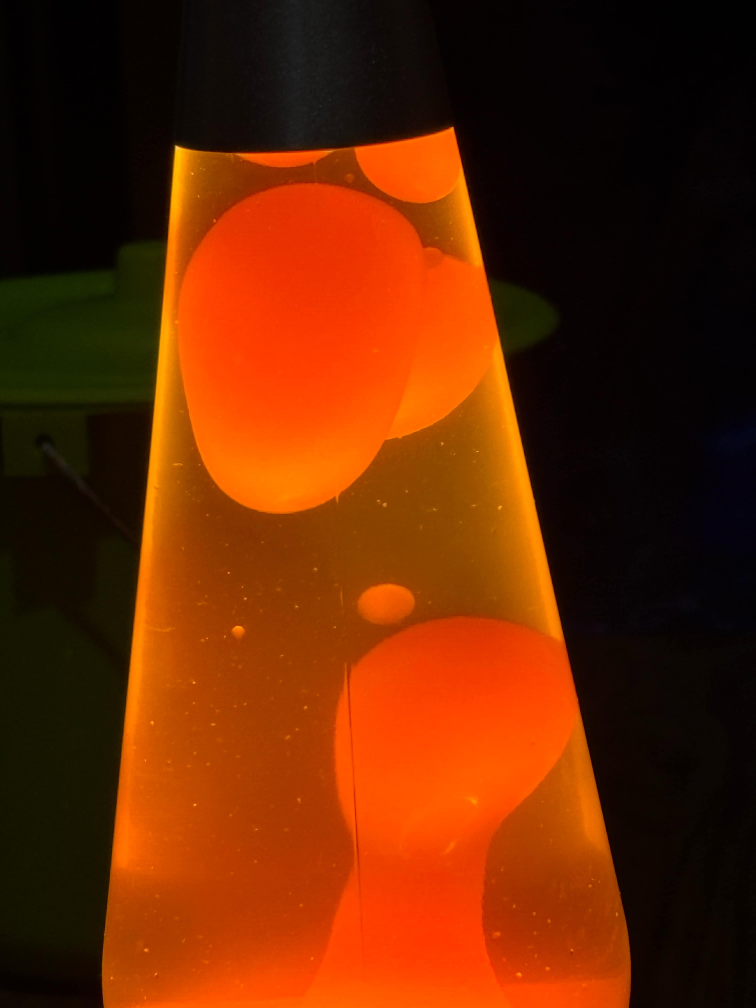
#> input picture lava_lamp.jpeg, 3024 x 4032 px (shown at 1/4 size)
$ jupyter execute blobDetection.ipynb   (older library calls are emulated)
#> lines starting #> are read from the running program, lines starting #| are printed output that depends on the picture; after the words box and inside, x2 and y2 are one past the last pixel; in counts of white or black regions, pixels touching at a corner belong together
[cell 1]
import numpy as np
import cv2
import hashlib
import pandas as pd

[cell 2]
# CONSTANTS
IMAGE = cv2.imread("lava_lamp.jpeg")
#> IMAGE is the input picture: shape (4032, 3024, 3); mean B, G, R 1.8, 39.4, 105.8
THRESHOLD = 0.25
RESIZED_IMG = cv2.cvtColor(cv2.resize(IMAGE, (600, 600)), cv2.COLOR_BGR2RGB)
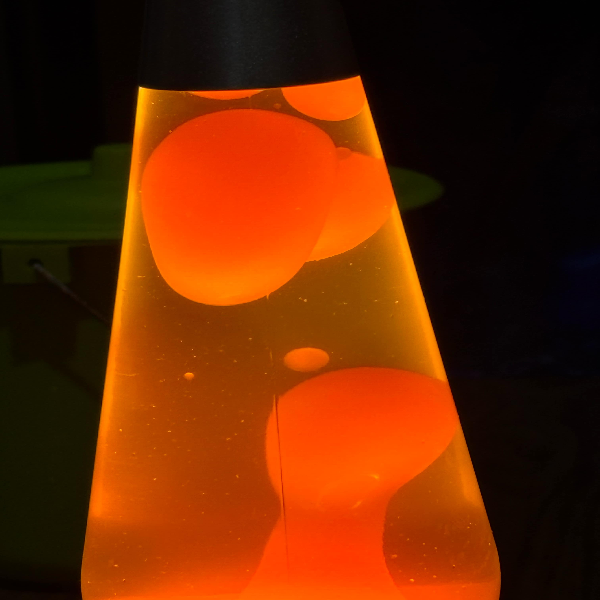
#> RESIZED_IMG: shape (600, 600, 3); mean R, G, B 105.7, 39.4, 1.8
EXP_RES_IMG = RESIZED_IMG.copy()

[cell 3]
def get_available_cameras():
    available_cameras = []
    # Check for 5 cameras
    for i in range(5):
        cap = cv2.VideoCapture(i)
        if cap.isOpened():
            available_cameras.append(i)
            cap.release()
    return available_cameras


cameras = get_available_cameras()
if cameras:
    print("Available Cameras:", cameras)
else:
    print("No cameras found.")

[cell 4]
def create_combined_window(frames_dict, target_width=800, target_height=None):
    first_frame = next(iter(frames_dict.values()))
    height, width = first_frame.shape[:2]

    # Dimensions maintaining aspect ratio
    target_height = int(target_width * height / width) if target_height is None else target_height

    # Blank canvas to hold all frames
    combined = np.zeros(
        (target_height, target_width * len(frames_dict), 3), dtype=np.uint8
    )

    # Add each frame to  canvas
    for idx, (name, frame) in enumerate(frames_dict.items()):
        # Resize frame
        resized_frame = cv2.resize(frame, (target_width, target_height))

        # Grayscale -> BGR (if ever)
        if len(resized_frame.shape) == 2:
            resized_frame = cv2.cvtColor(resized_frame, cv2.COLOR_GRAY2BGR)

        # Frame -> Canvas
        combined[:, idx * target_width : (idx + 1) * target_width] = resized_frame

        # Labeling on top left
        cv2.putText(
            combined,
            name,
            (idx * target_width + 10, 30),
            cv2.FONT_HERSHEY_SIMPLEX,
            1,
            (255, 255, 255),
            2,
        )

    return combined


def get_hash(x, y, w, h, cx, cy):
    data = f"{x}, {y}, {w}, {h}, {cx}, {cy}"
    d_bytes = data.encode("utf-8")
    d_hash = hashlib.sha512(d_bytes).hexdigest()
    return d_hash

[cell 5]
df = []
cap = cv2.VideoCapture(1)
while True:
    mean_data = {"x": [], "y": [], "w": [], "h": [], "cx": [], "cy": []}
    ret, frame = cap.read()
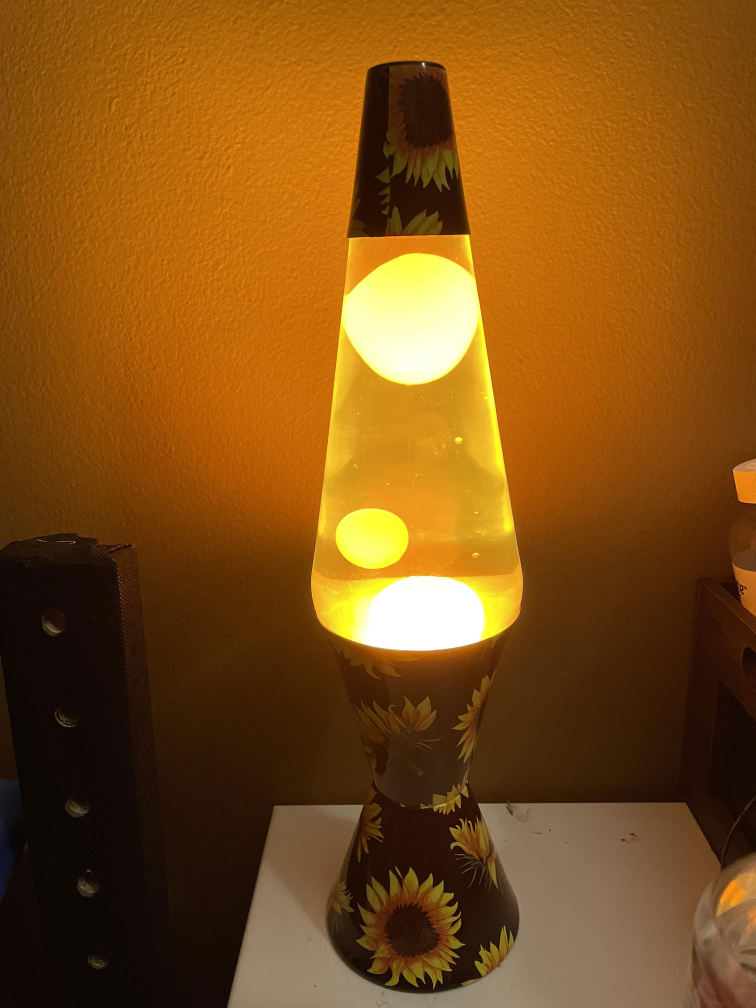
#> input picture lava_lamp.jpg, 3024 x 4032 px, given in place of the camera (shown at 1/4 size)
#> frame is the input picture: shape (4032, 3024, 3); mean B, G, R 22, 78.8, 127
    if not ret:
        print("Failed!")
        break

    gr = cv2.cvtColor(frame, cv2.COLOR_BGR2GRAY)
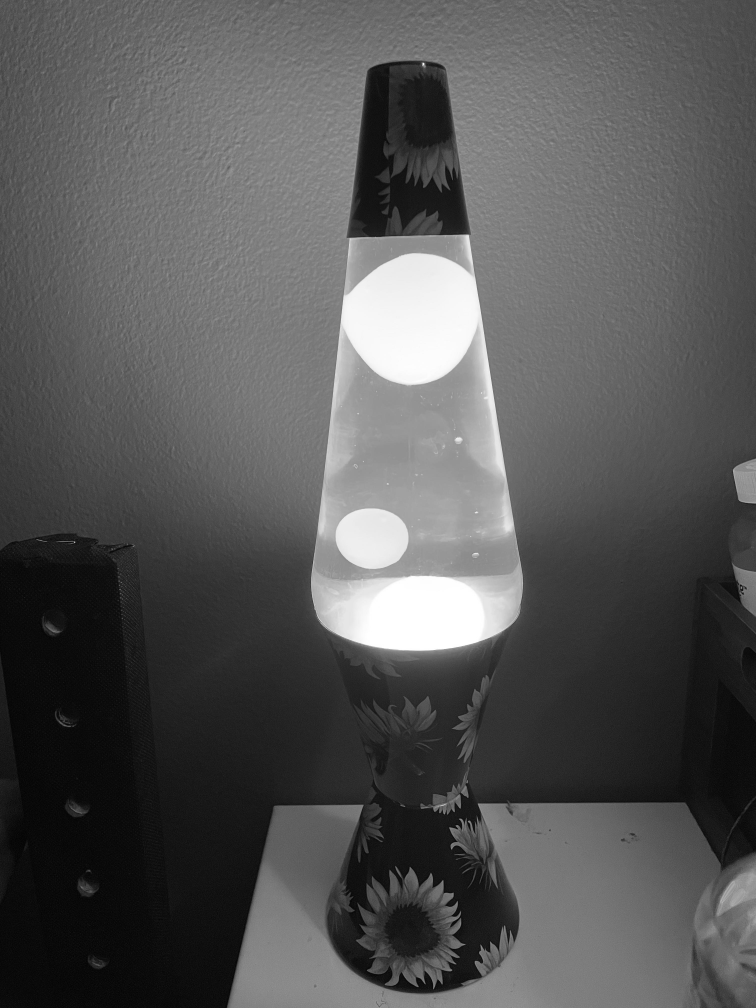
#> gr: shape (4032, 3024) (shown at 1/4 size); min 0, max 255, mean 86.7
    conv_frame = cv2.threshold(gr, 210, 255, cv2.THRESH_BINARY)[1]
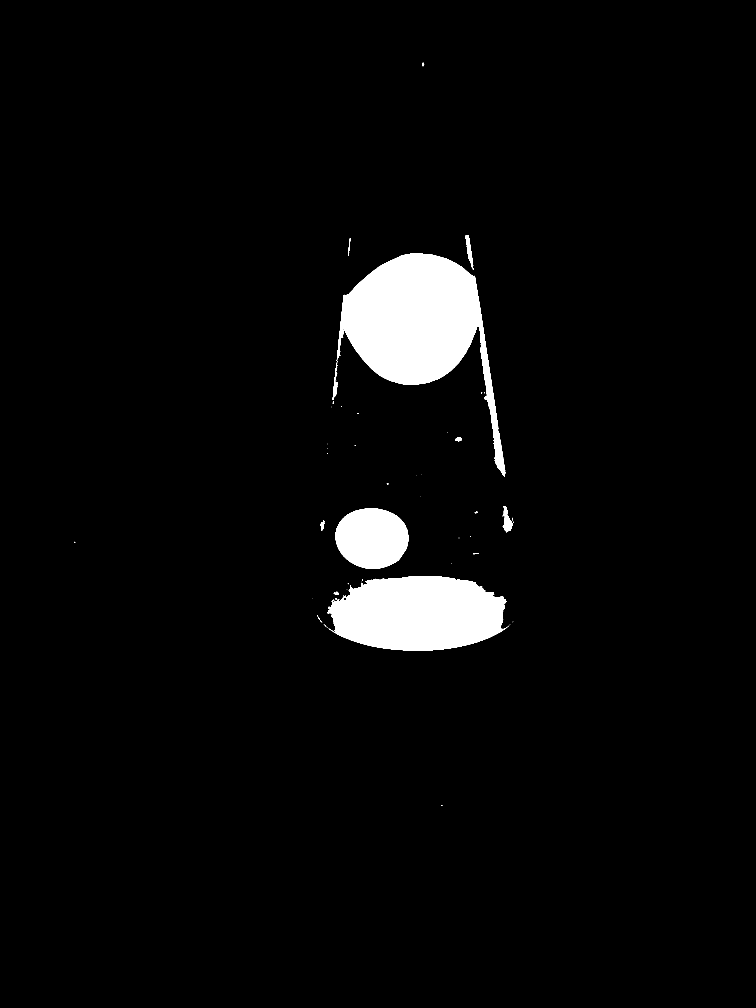
#> conv_frame: shape (4032, 3024) (shown at 1/4 size); 3.8% white; 93 white regions (76 under 20 px), largest, box (x1, y1, x2, y2) and area: (1348, 1014, 2020, 1907) 237346, (1310, 2304, 2030, 2602) 167346, (1343, 2034, 1633, 2276) 55631
    num_labels, labels, stats, centroids = cv2.connectedComponentsWithStats(
        conv_frame, 12, cv2.CV_32S
    )
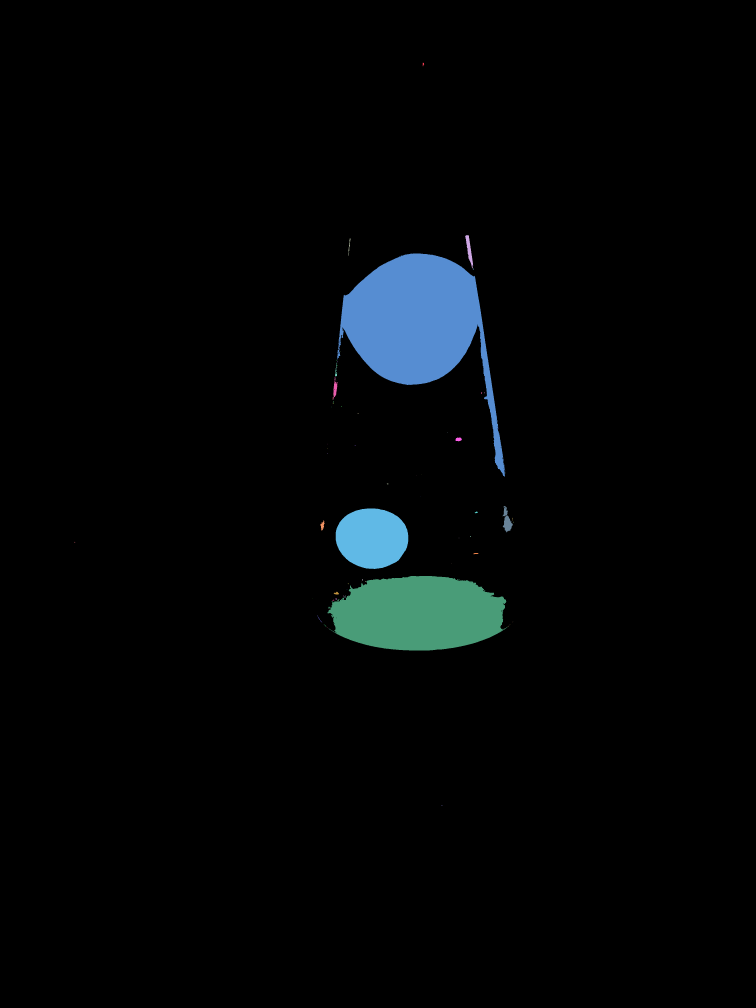
#> labels: shape (4032, 3024) int32 (shown at 1/4 size); 94 distinct labels, from 0 to 93; one colour per label, 0 black
#> num_labels = 94; stats = 94 rows, first 6: [0, 0, 3024, 4032, 11726311], [1691, 251, 6, 14, 55], [1861, 941, 31, 134, 1618], [1392, 954, 11, 70, 145], [1399, 987, 1, 1, 1], [1396, 1011, 1, 1, 1]; centroids = 94 pairs, first value 298.5 to 2052.4, second value 256.5 to 3221.4

    for i in range(1, num_labels):
        x, y, w, h, area = stats[i]
        cv2.rectangle(frame, (x, y), (x + w, y + h), (0, 255, 0), 2)

        cx, cy = int(centroids[i][0]), int(centroids[i][1])
        cv2.circle(frame, (cx, cy), 5, (0, 0, 255), -1)

        mean_data["x"].append(x)
        mean_data["y"].append(y)
        mean_data["w"].append(w)
        mean_data["h"].append(h)
        mean_data["cx"].append(cx)
        mean_data["cy"].append(cy)
#> this loop made 93 passes
#> (x, y, w, h, area, cx, cy) on passes 1, 2, 3, 6, 15, 20, 24, 39, 52, 53, 54, 57: (1691, 251, 6, 14, 55, 1692, 256), (1861, 941, 31, 134, 1618, 1876, 998), (1392, 954, 11, 70, 145, 1396, 984), (1348, 1014, 672, 893, 237346, 1669, 1292), (1340, 1450, 9, 56, 168, 1343, 1486), (1332, 1506, 19, 91, 729, 1340, 1554), (1924, 1569, 5, 6, 22, 1925, 1571), (1821, 1750, 26, 15, 296, 1833, 1757), (2010, 2024, 41, 105, 2062, 2027, 2084), (1343, 2034, 290, 242, 55631, 1487, 2152), (1899, 2046, 13, 7, 53, 1904, 2049), (1282, 2082, 16, 40, 361, 1289, 2101)

    combined = create_combined_window(
        {"Original": frame, "Binary": conv_frame, "Gray": gr},
        target_width=480,
        target_height=360
    )
#> in create_combined_window, `combined = np.zeros( (target_height, target_width * len(frames_dict), ..`: combined: shape (360, 1440, 3); every value is 0
#> the loop in create_combined_window, `for idx, (name, frame) in enumerate(frames_dict.items()):` made 3 passes
#> name on passes 1 to 3: 'Original', 'Binary', 'Gray'
#> pass 1, in create_combined_window, `resized_frame = cv2.resize(frame, (target_width, target_height))`:
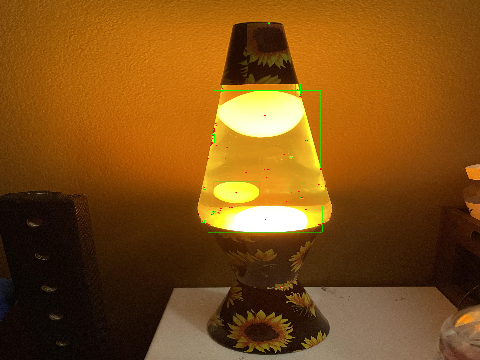
#> resized_frame: shape (360, 480, 3); mean B, G, R 21.8, 78.8, 126.5
#> pass 2, in create_combined_window, `resized_frame = cv2.resize(frame, (target_width, target_height))`:
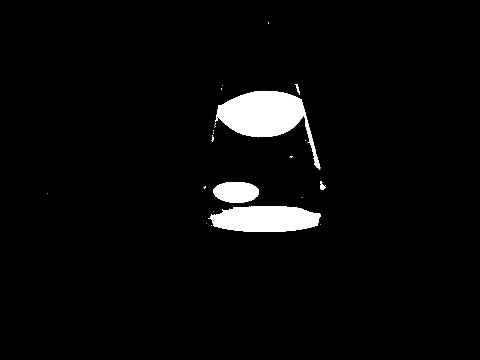
#> resized_frame: shape (360, 480); min 0, max 255, mean 9.7
#> pass 3, in create_combined_window, `resized_frame = cv2.resize(frame, (target_width, target_height))`:
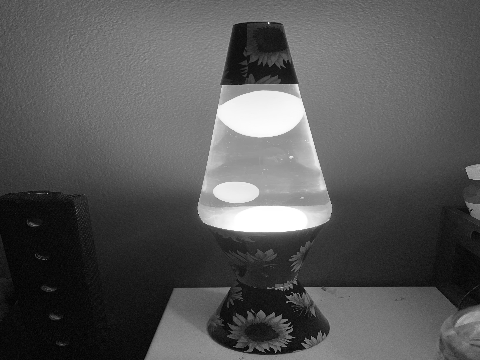
#> resized_frame: shape (360, 480); min 1, max 255, mean 86.6
#> after the loop in create_combined_window, `for idx, (name, frame) in enumerate(frames_dict.items()):`:
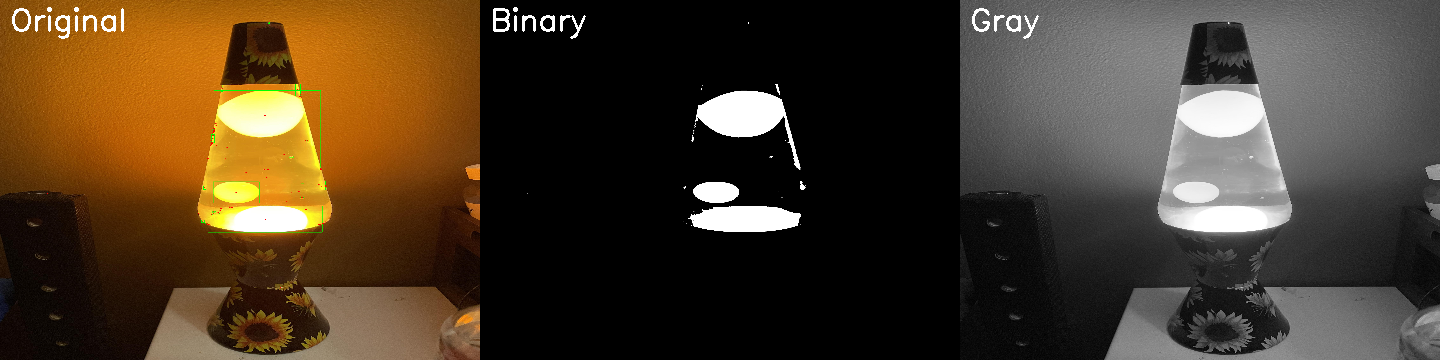
#> combined: shape (360, 1440, 3); mean of channels 0, 1, 2 40.3, 59.2, 75; drawn as B, G, R

    mean_frame = pd.DataFrame(mean_data)
    hash = get_hash(*mean_frame.mean().values)
    df.append(mean_frame.mean().tolist())
    df[-1].append(hash)

    # Single window with both frames
    cv2.imshow("Lava Lamp Detection", combined)

    if cv2.waitKey(1) & 0xFF == ord("q"):
#> (key q is pressed here)
        break

cap.release()
cv2.destroyAllWindows()
display(pd.DataFrame(df, columns=mean_frame.columns.tolist() + ["hash"]))
